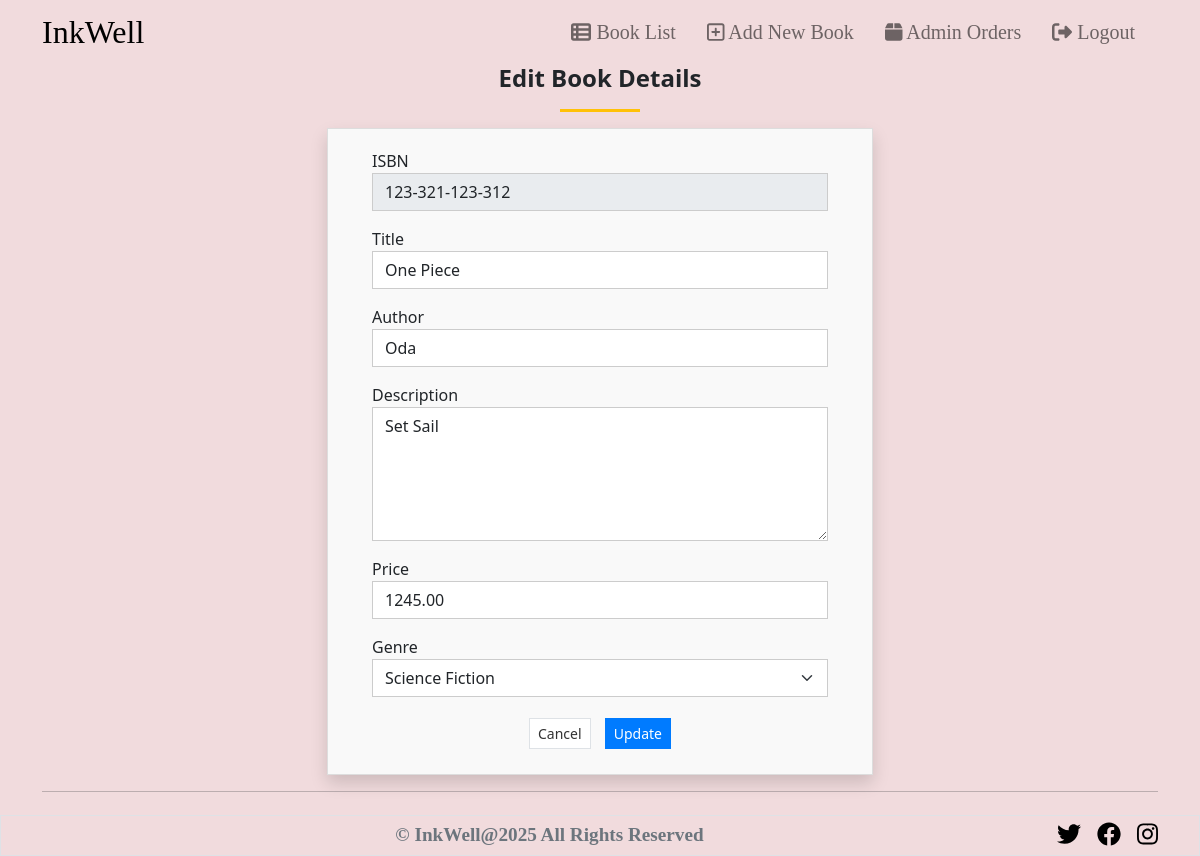
The app's page /admin_edit.php?bookisbn=123-321-123-312 (signed in) with its own data.
### tables this page shows
CREATE TABLE `books` (
  `book_isbn` varchar(20) NOT NULL,
  `book_title` varchar(60) DEFAULT NULL,
  `book_author` varchar(60) DEFAULT NULL,
  `book_image` varchar(40) DEFAULT NULL,
  `book_descr` text DEFAULT NULL,
  `book_price` decimal(6,2) NOT NULL,
  `publisherid` int(10) UNSIGNED NOT NULL,
  `Release Date` date NOT NULL
);

### admin_edit.php (the view, shortened to what this page needs)
<?php
	require_once "./template/header.php";
	require_once "./functions/database_functions.php";
	$conn = db_connect();
	if(isset($_GET['bookisbn'])){
		$book_isbn = $_GET['bookisbn'];
	} else {
		echo "Empty query!";
		exit;
	}
	$query = "SELECT * FROM books WHERE book_isbn = '{$book_isbn}'";
	$result = mysqli_query($conn, $query);
	if(!$result){
		echo $err = "Can't retrieve data ";
		exit;
	}else{
		$row = mysqli_fetch_assoc($result);
	}
?>
	<h4 class="fw-bolder text-center">Edit Book Details</h4>
	<center>
	<hr class="bg-warning" style="width:5em;height:3px;opacity:1">
	</center>
	<div class="row justify-content-center">
		<div class="col-lg-6 col-md-8 col-sm-10 col-xs-12">
			<div class="card rounded-0 shadow">
				<div class="card-body">
					<div class="container-fluid">
						<form method="post" action="admin_edit.php?bookisbn=<?php echo $row['book_isbn'];?>" enctype="multipart/form-data">
								<div class="mb-3">
									<label class="control-label">ISBN</label>
									<input class="form-control rounded-0" type="text" name="isbn" value="<?php echo $row['book_isbn'];?>" readOnly="true">
								</div>
								<div class="mb-3">
									<label class="control-label">Title</label>
									<input class="form-control rounded-0" type="text" name="book_title" value="<?php echo $row['book_title'];?>" required>
								</div>
								<div class="mb-3">
									<label class="control-label">Author</label>
									<input class="form-control rounded-0" type="text" name="book_author" value="<?php echo $row['book_author'];?>" required>
								</div>
								<div class="mb-3">
									<label class="control-label">Description</label>
									<textarea class="form-control rounded-0" name="book_descr" cols="40" rows="5"><?php echo $row['book_descr'];?></textarea>
								</div>
								<div class="mb-3">
									<label class="control-label">Price</label>
									<input class="form-control rounded-0" type="text" name="book_price" value="<?php echo $row['book_price'];?>" required>
								</div>
								<div class="mb-3">
									<label class="control-label">Genre</label>
									<select class="form-select rounded-0"  name="publisherid" required>
										<?php
										$psql = mysqli_query($conn, "SELECT * FROM `publisher` order by publisher_name asc");
										while($row = mysqli_fetch_assoc($psql)):
										?>
										<option value="<?= $row['publisherid'] ?>" <?= $row['publisherid']==$row['publisherid'] ? 'selected' : '' ?>><?= $row['publisher_name'] ?></option>
										<?php endwhile; ?>
									</select>
								</div>
								<div class="text-center">
									<button type="button" class="btn btn-default btn-sm rounded-0 border" onclick="window.location.href='admin_book.php';">Cancel</button>
									<button type="submit" name="edit" class="btn btn-primary btn-sm rounded-0">Update</button>
								</div>
						</form>
					</div>
				</div>
			</div>
		</div>
	</div>
<?php
	require "./template/footer.php"
?>

### template/header.php (style rules this page uses)
body { animation: fadeIn 1s ease-in-out; }

### admin_edit.php (style rules this page uses)
.card { border: 1px solid #ddd; background-color: #f9f9f9; animation: popUp 0.5s ease-in-out; }
.card-body { padding: 20px; }
.form-control, .form-select { border: 1px solid #ccc; box-shadow: none; transition: border-color 0.3s ease-in-out; }
.btn-primary { background-color: #007bff; border-color: #007bff; transition: background-color 0.3s ease-in-out, border-color 0.3s ease-in-out; }
.btn-default { color: #333; background-color: #fff; border-color: #ccc; }
.text-center button { margin: 5px; }

### records on screen
books: isbn "123-321-123-312", book_title "One Piece", book_author "Oda", book_descr "Set Sail", book_price "1245.00"

### other values on screen
form field publisherid "Science Fiction"
